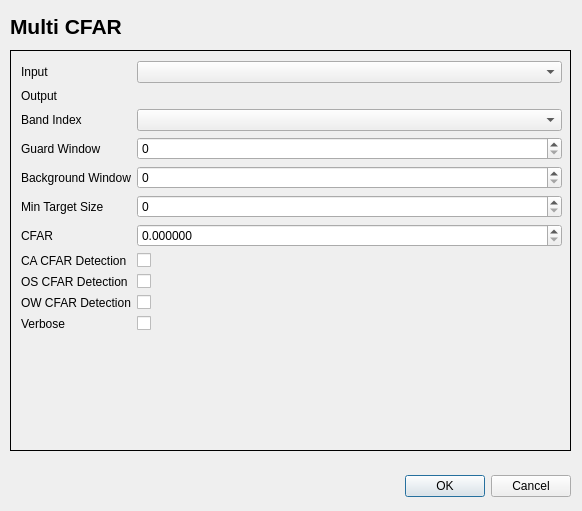
<?xml version="1.0" encoding="UTF-8"?>
<ui version="4.0">
 <class>MultiCFARDialogBase</class>
 <widget class="QDialog" name="MultiCFARDialogBase">
  <property name="geometry">
   <rect>
    <x>0</x>
    <y>0</y>
    <width>582</width>
    <height>511</height>
   </rect>
  </property>
  <property name="windowTitle">
   <string>Multi CFAR</string>
  </property>
  <widget class="QDialogButtonBox" name="button_box">
   <property name="geometry">
    <rect>
     <x>50</x>
     <y>470</y>
     <width>521</width>
     <height>32</height>
    </rect>
   </property>
   <property name="orientation">
    <enum>Qt::Horizontal</enum>
   </property>
   <property name="standardButtons">
    <set>QDialogButtonBox::Cancel|QDialogButtonBox::Ok</set>
   </property>
  </widget>
  <widget class="QStackedWidget" name="stackedWidget">
   <property name="geometry">
    <rect>
     <x>10</x>
     <y>50</y>
     <width>561</width>
     <height>401</height>
    </rect>
   </property>
   <property name="frameShape">
    <enum>QFrame::Box</enum>
   </property>
   <property name="currentIndex">
    <number>0</number>
   </property>
   <widget class="QWidget" name="page">
    <widget class="QWidget" name="formLayoutWidget">
     <property name="geometry">
      <rect>
       <x>10</x>
       <y>10</y>
       <width>541</width>
       <height>381</height>
      </rect>
     </property>
     <layout class="QFormLayout" name="formLayout">
      <item row="0" column="0">
       <widget class="QLabel" name="inputLabel">
        <property name="text">
         <string>Input</string>
        </property>
       </widget>
      </item>
      <item row="0" column="1">
       <widget class="QgsMapLayerComboBox" name="inputQgsMapLayerComboBox">
        <property name="toolTip">
         <string>&lt;html&gt;&lt;head/&gt;&lt;body&gt;&lt;p&gt;Input Image file&lt;/p&gt;&lt;/body&gt;&lt;/html&gt;</string>
        </property>
        <property name="statusTip">
         <string>Select input image from loaded layers.</string>
        </property>
       </widget>
      </item>
      <item row="1" column="0">
       <widget class="QLabel" name="outputLabel">
        <property name="text">
         <string>Output</string>
        </property>
       </widget>
      </item>
      <item row="1" column="1">
       <widget class="QgsFileWidget" name="outputQgsFileWidget" native="true">
        <property name="toolTip">
         <string>&lt;html&gt;&lt;head/&gt;&lt;body&gt;&lt;p&gt;Output Image filename&lt;/p&gt;&lt;/body&gt;&lt;/html&gt;</string>
        </property>
        <property name="statusTip">
         <string>Output Image. Ensure you have the file extension included in the full path.</string>
        </property>
        <property name="filter" stdset="0">
         <string>*.tif *.tiff *.gtif ;;*.img ;; *.*</string>
        </property>
       </widget>
      </item>
      <item row="2" column="0">
       <widget class="QLabel" name="bandIndexLabel">
        <property name="text">
         <string>Band Index</string>
        </property>
       </widget>
      </item>
      <item row="2" column="1">
       <widget class="QgsRasterBandComboBox" name="bandIndexQgsRasterBandComboBox">
        <property name="toolTip">
         <string>&lt;html&gt;&lt;head/&gt;&lt;body&gt;&lt;p&gt;Band Index&lt;/p&gt;&lt;/body&gt;&lt;/html&gt;</string>
        </property>
       </widget>
      </item>
      <item row="3" column="0">
       <widget class="QLabel" name="guardWindowLabel">
        <property name="text">
         <string>Guard Window</string>
        </property>
       </widget>
      </item>
      <item row="3" column="1">
       <widget class="QDoubleSpinBox" name="guardWindowDoubleSpinBox">
        <property name="toolTip">
         <string>&lt;html&gt;&lt;head/&gt;&lt;body&gt;&lt;p&gt;Guard window size&lt;/p&gt;&lt;/body&gt;&lt;/html&gt;</string>
        </property>
        <property name="decimals">
         <number>0</number>
        </property>
        <property name="maximum">
         <double>10000.000000000000000</double>
        </property>
       </widget>
      </item>
      <item row="4" column="0">
       <widget class="QLabel" name="backgroundWindowLabel">
        <property name="text">
         <string>Background Window</string>
        </property>
       </widget>
      </item>
      <item row="4" column="1">
       <widget class="QDoubleSpinBox" name="backgroundWindowDoubleSpinBox">
        <property name="toolTip">
         <string>&lt;html&gt;&lt;head/&gt;&lt;body&gt;&lt;p&gt;Background window size&lt;/p&gt;&lt;/body&gt;&lt;/html&gt;</string>
        </property>
        <property name="decimals">
         <number>0</number>
        </property>
        <property name="maximum">
         <double>10000.000000000000000</double>
        </property>
       </widget>
      </item>
      <item row="5" column="0">
       <widget class="QLabel" name="minTargetSizeLabel">
        <property name="text">
         <string>Min Target Size</string>
        </property>
       </widget>
      </item>
      <item row="5" column="1">
       <widget class="QDoubleSpinBox" name="minTargetSizeDoubleSpinBox">
        <property name="toolTip">
         <string>&lt;html&gt;&lt;head/&gt;&lt;body&gt;&lt;p&gt;Minimum target size (for false target elimination)&lt;/p&gt;&lt;/body&gt;&lt;/html&gt;</string>
        </property>
        <property name="decimals">
         <number>0</number>
        </property>
        <property name="maximum">
         <double>10000.000000000000000</double>
        </property>
       </widget>
      </item>
      <item row="6" column="0">
       <widget class="QLabel" name="cfarLabel">
        <property name="text">
         <string>CFAR</string>
        </property>
       </widget>
      </item>
      <item row="6" column="1">
       <widget class="QDoubleSpinBox" name="cfarDoubleSpinBox">
        <property name="toolTip">
         <string>&lt;html&gt;&lt;head/&gt;&lt;body&gt;&lt;p&gt;Order statistic for OS CFAR (as a percent), default is 0.75&lt;/p&gt;&lt;/body&gt;&lt;/html&gt;</string>
        </property>
        <property name="decimals">
         <number>6</number>
        </property>
        <property name="maximum">
         <double>1.000000000000000</double>
        </property>
        <property name="singleStep">
         <double>0.100000000000000</double>
        </property>
       </widget>
      </item>
      <item row="7" column="0">
       <widget class="QLabel" name="caCfarDetectionLabel">
        <property name="text">
         <string>CA CFAR Detection</string>
        </property>
       </widget>
      </item>
      <item row="8" column="0">
       <widget class="QLabel" name="osCfarDetectionLabel">
        <property name="text">
         <string>OS CFAR Detection</string>
        </property>
       </widget>
      </item>
      <item row="9" column="0">
       <widget class="QLabel" name="owCfarDetectionLabel">
        <property name="text">
         <string>OW CFAR Detection</string>
        </property>
       </widget>
      </item>
      <item row="10" column="0">
       <widget class="QLabel" name="verboseLabel">
        <property name="text">
         <string>Verbose</string>
        </property>
       </widget>
      </item>
      <item row="10" column="1">
       <widget class="QCheckBox" name="verboseCheckBox">
        <property name="toolTip">
         <string>&lt;html&gt;&lt;head/&gt;&lt;body&gt;&lt;p&gt;Verbose Mode - print a message to console&lt;/p&gt;&lt;/body&gt;&lt;/html&gt;</string>
        </property>
        <property name="text">
         <string/>
        </property>
       </widget>
      </item>
      <item row="7" column="1">
       <widget class="QCheckBox" name="caCFARCheckBox">
        <property name="toolTip">
         <string>&lt;html&gt;&lt;head/&gt;&lt;body&gt;&lt;p&gt;CA CFAR detection&lt;/p&gt;&lt;/body&gt;&lt;/html&gt;</string>
        </property>
        <property name="text">
         <string/>
        </property>
       </widget>
      </item>
      <item row="8" column="1">
       <widget class="QCheckBox" name="osCFARCheckBox">
        <property name="toolTip">
         <string>&lt;html&gt;&lt;head/&gt;&lt;body&gt;&lt;p&gt;OS CFAR detection&lt;/p&gt;&lt;/body&gt;&lt;/html&gt;</string>
        </property>
        <property name="text">
         <string/>
        </property>
       </widget>
      </item>
      <item row="9" column="1">
       <widget class="QCheckBox" name="owCFARCheckBox">
        <property name="toolTip">
         <string>&lt;html&gt;&lt;head/&gt;&lt;body&gt;&lt;p&gt;OW CFAR detection&lt;/p&gt;&lt;/body&gt;&lt;/html&gt;</string>
        </property>
        <property name="text">
         <string/>
        </property>
       </widget>
      </item>
     </layout>
    </widget>
   </widget>
   <widget class="QWidget" name="page_2"/>
  </widget>
  <widget class="QLabel" name="title_label">
   <property name="geometry">
    <rect>
     <x>10</x>
     <y>10</y>
     <width>341</width>
     <height>33</height>
    </rect>
   </property>
   <property name="text">
    <string>&lt;!DOCTYPE HTML PUBLIC &quot;-//W3C//DTD HTML 4.0//EN&quot; &quot;http://www.w3.org/TR/REC-html40/strict.dtd&quot;&gt;
&lt;html&gt;&lt;head&gt;&lt;meta name=&quot;qrichtext&quot; content=&quot;1&quot; /&gt;&lt;style type=&quot;text/css&quot;&gt;
p, li { white-space: pre-wrap; }
&lt;/style&gt;&lt;/head&gt;&lt;body style=&quot; font-family:'MS Shell Dlg 2'; font-size:8pt; font-weight:400; font-style:normal;&quot;&gt;
&lt;p style=&quot; margin-top:0px; margin-bottom:0px; margin-left:0px; margin-right:0px; -qt-block-indent:0; text-indent:0px;&quot;&gt;&lt;span style=&quot; font-family:'Sans Serif'; font-size:16pt; font-weight:600;&quot;&gt;Multi CFAR&lt;/span&gt;&lt;/p&gt;&lt;/body&gt;&lt;/html&gt;</string>
   </property>
  </widget>
 </widget>
 <customwidgets>
  <customwidget>
   <class>QgsFileWidget</class>
   <extends>QWidget</extends>
   <header>qgsfilewidget.h</header>
  </customwidget>
  <customwidget>
   <class>QgsMapLayerComboBox</class>
   <extends>QComboBox</extends>
   <header>qgsmaplayercombobox.h</header>
  </customwidget>
  <customwidget>
   <class>QgsRasterBandComboBox</class>
   <extends>QComboBox</extends>
   <header>qgsrasterbandcombobox.h</header>
  </customwidget>
 </customwidgets>
 <resources/>
 <connections>
  <connection>
   <sender>button_box</sender>
   <signal>accepted()</signal>
   <receiver>MultiCFARDialogBase</receiver>
   <slot>accept()</slot>
   <hints>
    <hint type="sourcelabel">
     <x>20</x>
     <y>20</y>
    </hint>
    <hint type="destinationlabel">
     <x>20</x>
     <y>20</y>
    </hint>
   </hints>
  </connection>
  <connection>
   <sender>button_box</sender>
   <signal>rejected()</signal>
   <receiver>MultiCFARDialogBase</receiver>
   <slot>reject()</slot>
   <hints>
    <hint type="sourcelabel">
     <x>20</x>
     <y>20</y>
    </hint>
    <hint type="destinationlabel">
     <x>20</x>
     <y>20</y>
    </hint>
   </hints>
  </connection>
 </connections>
</ui>
